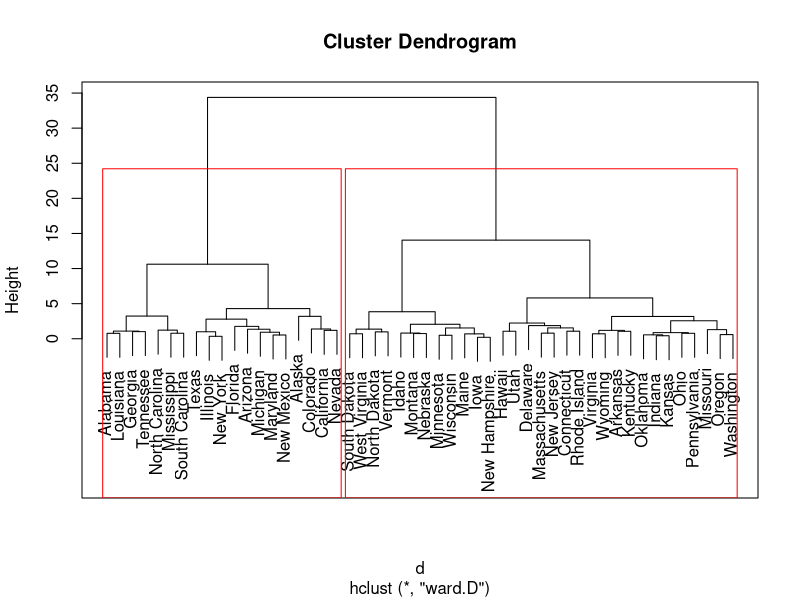
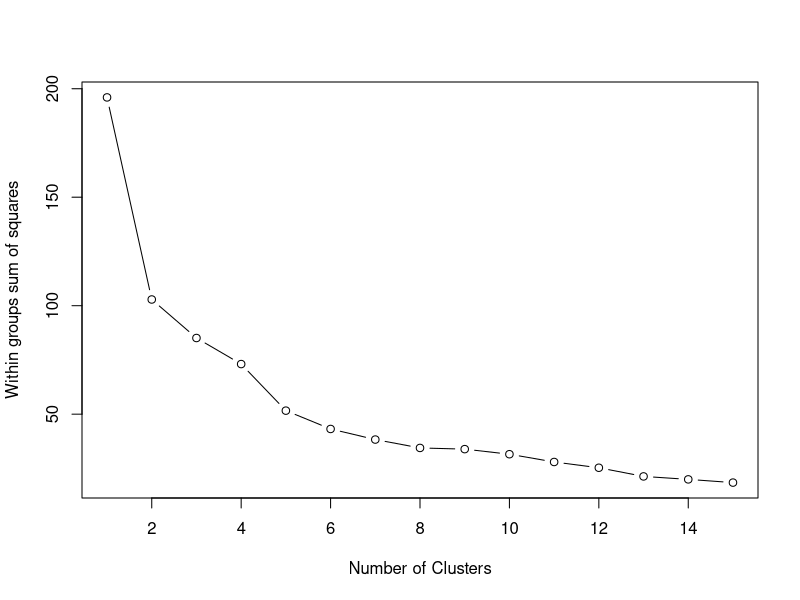
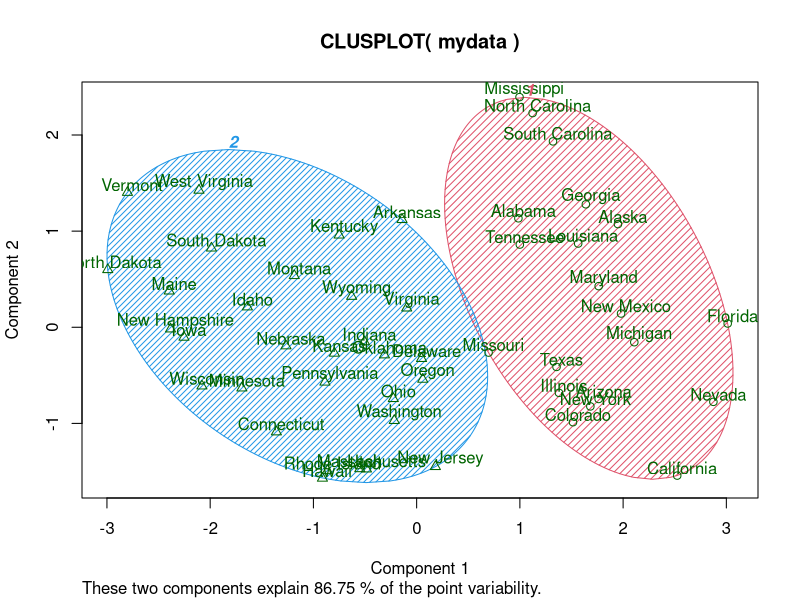

These figures' R source, in order:
#first read-in data#
mydata = USArrests 
install.packages("mclust")
install.packages("cluster")
library(mclust)
library(cluster)

# Prepare Data #
mydata <- na.omit(mydata) # listwise deletion of missing
mydata.orig = mydata #save orig data copy
mydata <- scale(mydata) # standardize variables

# Ward Hierarchical Clustering
d <- dist(mydata, method = "euclidean") # distance matrix
fit <- hclust(d, method="ward.D")
plot(fit) # display dendogram
box()

k1 = 2 # eyeball the no. of clusters

# cut tree into k1 clusters
groups <- cutree(fit, k=k1)
# draw dendogram with red borders around the k1 clusters
rect.hclust(fit, k=k1, border="red")

# Determine number of clusters #
wss <- (nrow(mydata)-1)*sum(apply(mydata,2,var))
for (i in 2:15) wss[i] <- sum(kmeans(mydata,centers=i)$withinss)
plot(1:15, wss, type="b", xlab="Number of Clusters", ylab="Within groups sum of squares")
# Look for an "elbow" in the scree plot #


# Use optimal no. of clusters in k-means #
k1=2

# K-Means Cluster Analysis
fit <- kmeans(mydata, k1) # k1 cluster solution

# get cluster means
aggregate(mydata.orig,by=list(fit$cluster),FUN=mean)
# append cluster assignment
mydata1 <- data.frame(mydata.orig, fit$cluster)

# Cluster Plot against 1st 2 principal components
# vary parameters for most readable graph

clusplot(mydata, fit$cluster, color=TRUE, shade=TRUE,labels=2, lines=0)

# Model Based Clustering
#library(mclust)

fit <- Mclust(mydata)
fit # view solution summary

fit$BIC # lookup all the options attempted
classif = fit$classification # classifn vector
mydata1 = cbind(mydata.orig, classif) # append to dataset
mydata1[1:10,] #view top 10 rows

# Use only if you want to save the output
#write.table(mydata1,file.choose())#save output

# get cluster means
cmeans=aggregate(mydata.orig,by=list(classif),FUN=mean); 
cmeans
